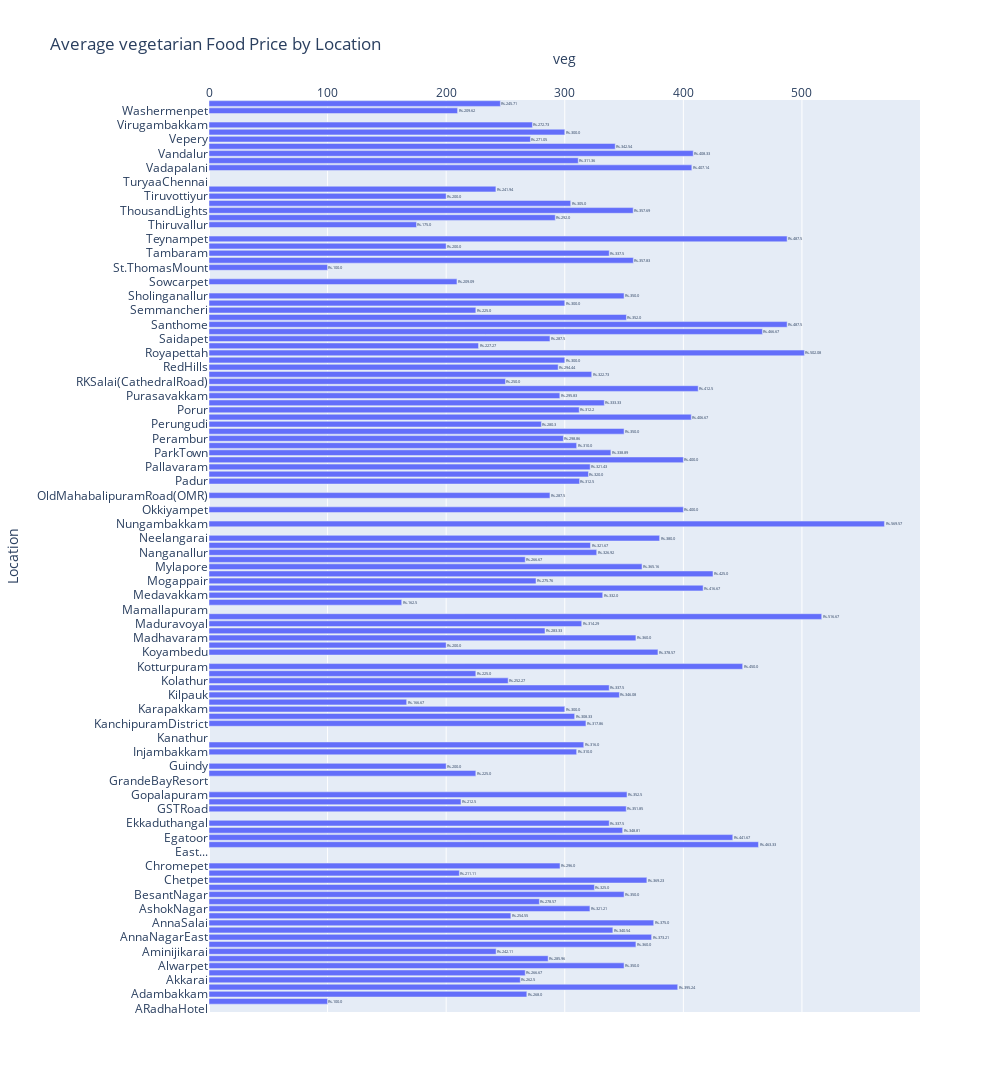

The notebook cell this image was saved under:
### Markdown cell above
### Average Price of Vegetarian Restaurant

### Code cell
average_prices = zomato_data.groupby(['Location', 'veg_only'])['Price for 2'].mean().unstack().reset_index()
fig = px.bar(average_prices, y='Location', x='veg',
             title='Average vegetarian Food Price by Location',
             labels={'value': 'Average Price'},
             barmode='group', orientation='h',
             text=["Rs." + str(val) for val in round(average_prices['veg'], 2)])  # Add this line to show value labels

# Customize the value labels
fig.update_layout(
    width=1000,  # Set your desired width
    height=6000  # Set your desired height
)
fig.update_layout(
    xaxis=dict(side='top')
)

fig.show()

### Figure 1 — Plotly figure (JSON) as saved in the notebook; plotly's stock layout.template omitted (floating-point values rounded to 4 significant figures)
{"data": [{"alignmentgroup": "True", "hovertemplate": "veg=%{x}<br>Location=%{y}<br>text=%{text}<extra></extra>", "legendgroup": "", "marker": {"color": "#636efa", "pattern": {"shape": ""}}, "name": "", "offsetgroup": "", "orientation": "h", "showlegend": false, "text": ["Rs.nan", "Rs.100.0", "Rs.268.0", "Rs.395.24", "Rs.262.5", "Rs.266.67", "Rs.350.0", "Rs.285.96", "Rs.242.11", "Rs.360.0", "Rs.373.21", "Rs.340.54", "Rs.375.0", "Rs.254.55", "Rs.321.21", "Rs.278.57", "Rs.350.0", "Rs.325.0", "Rs.369.23", "Rs.211.11", "Rs.296.0", "Rs.nan", "Rs.nan", "Rs.463.33", "Rs.441.67", "Rs.348.81", "Rs.337.5", "Rs.nan", "Rs.351.85", "Rs.212.5", "Rs.352.5", "Rs.nan", "Rs.nan", "Rs.225.0", "Rs.200.0", "Rs.nan", "Rs.310.0", "Rs.316.0", "Rs.nan", "Rs.nan", "Rs.317.86", "Rs.308.33", "Rs.300.0", "Rs.166.67", "Rs.346.08", "Rs.337.5", "Rs.252.27", "Rs.225.0", "Rs.450.0", "Rs.nan", "Rs.378.57", "Rs.200.0", "Rs.360.0", "Rs.283.33", "Rs.314.29", "Rs.516.67", "Rs.nan", "Rs.162.5", "Rs.332.0", "Rs.416.67", "Rs.275.76", "Rs.425.0", "Rs.365.16", "Rs.266.67", "Rs.326.92", "Rs.321.67", "Rs.380.0", "Rs.nan", "Rs.569.57", "Rs.nan", "Rs.400.0", "Rs.nan", "Rs.287.5", "Rs.nan", "Rs.312.5", "Rs.320.0", "Rs.321.43", "Rs.400.0", "Rs.338.89", "Rs.310.0", "Rs.298.86", "Rs.350.0", "Rs.280.3", "Rs.406.67", "Rs.312.2", "Rs.333.33", "Rs.295.83", "Rs.412.5", "Rs.250.0", "Rs.322.73", "Rs.294.44", "Rs.300.0", "Rs.502.08", "Rs.227.27", "Rs.287.5", "Rs.466.67", "Rs.487.5", "Rs.352.0", "Rs.225.0", "Rs.300.0", "Rs.350.0", "Rs.nan", "Rs.209.09", "Rs.nan", "Rs.100.0", "Rs.357.83", "Rs.337.5", "Rs.200.0", "Rs.487.5", "Rs.nan", "Rs.175.0", "Rs.292.0", "Rs.357.69", "Rs.305.0", "Rs.200.0", "Rs.241.94", "Rs.nan", "Rs.nan", "Rs.407.14", "Rs.311.36", "Rs.408.33", "Rs.342.54", "Rs.271.05", "Rs.300.0", "Rs.272.73", "Rs.nan", "Rs.209.62", "Rs.245.71"], "textposition": "auto", "type": "bar", "x": [null, 100, 268, 395.2, 262.5, 266.7, 350, 286.0, 242.1, 360, 373.2, 340.5, 375, 254.5, 321.2, 278.6, 350, 325, 369.2, 211.1, 296, null, null, 463.3, 441.7, 348.8, 337.5, null, 351.9, 212.5, 352.5, null, null, 225, 200, null, 310, 316, null, null, 317.9, 308.3, 300, 166.7, 346.1, 337.5, 252.3, 225, 450, null, 378.6, 200, 360, 283.3, 314.3, 516.7, null, 162.5, 332, 416.7, 275.8, 425, 365.2, 266.7, 326.9, 321.7, 380, null, 569.6, null, 400, null, 287.5, null, 312.5, 320, 321.4, 400, 338.9, 310, 298.9, 350, 280.3, 406.7, 312.2, 333.3, 295.8, 412.5, 250, 322.7, 294.4, 300, 502.1, 227.3, 287.5, 466.7, 487.5, 352, 225, 300, 350, null, 209.1, null, 100, 357.8, 337.5, 200, 487.5, null, 175, 292, 357.7, 305, 200, 241.9, null, null, 407.1, 311.4, 408.3, 342.5, 271.1, 300, 272.7, null, 209.6, 245.7], "xaxis": "x", "y": ["ARadhaHotel", "Abhiramapuram", "Adambakkam", "Adyar", "Akkarai", "Alandur", "Alwarpet", "Ambattur", "Aminijikarai", "AnnaNagar", "AnnaNagarEast", "AnnaNagarWest", "AnnaSalai", "Arumbakkam", "AshokNagar", "Avadi", "BesantNagar", "Chengalpattu", "Chetpet", "Choolaimedu", "Chromepet", "Citadines", "East...", "EastCoastRoad(ECR)", "Egatoor", "Egmore", "Ekkaduthangal", "FoodiesKitchen", "GSTRoad", "GeorgeTown", "Gopalapuram", "GrandbyGRTHotels", "GrandeBayResort", "Guduvancheri", "Guindy", "HolidayInnChennaiOMRITExpressway", "Injambakkam", "K.K.Nagar", "Kanathur", "Kanchipuram", "KanchipuramDistrict", "Kandanchavadi", "Karapakkam", "Kelambakkam", "Kilpauk", "Kodambakkam", "Kolathur", "Kottivakkam", "Kotturpuram", "Kovalam", "Koyambedu", "MRCNagar", "Madhavaram", "Madipakkam", "Maduravoyal", "Mahabalipuram", "Mamallapuram", "Mandaveli", "Medavakkam", "Meenambakkam", "Mogappair", "Muttukadu", "Mylapore", "Nandanam", "Nanganallur", "Navallur", "Neelangarai", "NovotelChennaiSipcot", "Nungambakkam", "OMR", "Okkiyampet", "OldMahabalipuramRoad", "OldMahabalipuramRoad(OMR)", "Oragadam", "Padur", "Palavakkam", "Pallavaram", "Pallikaranai", "ParkTown", "Parrys", "Perambur", "Perumbakkam", "Perungudi", "Poonamalle", "Porur", "Potheri", "Purasavakkam", "RAPuram", "RKSalai(CathedralRoad)", "Ramapuram", "RedHills", "Redhills", "Royapettah", "Royapuram", "Saidapet", "Saligramam", "Santhome", "Selaiyur", "Semmancheri", "ShenoyNagar", "Sholinganallur", "SomersetGreenways", "Sowcarpet", "Sriperumbudur", "St.ThomasMount", "T.Nagar", "Tambaram", "Taramani", "Teynampet", "TheSlate", "Thiruvallur", "Thiruvanmiyur", "ThousandLights", "Thuraipakkam", "Tiruvottiyur", "Triplicane", "TuryaaChennai", "V7Hotel", "Vadapalani", "Valasaravakkam", "Vandalur", "Velachery", "Vepery", "Vettuvankeni", "Virugambakkam", "Vivanta Chennai, IT Expressway, Sholinganallur ", "Washermenpet", "WestMambalam"], "yaxis": "y"}], "layout": {"barmode": "group", "height": 6000, "legend": {"tracegroupgap": 0}, "title": {"text": "Average vegetarian Food Price by Location"}, "width": 1000, "xaxis": {"anchor": "y", "domain": [0, 1], "side": "top", "title": {"text": "veg"}}, "yaxis": {"anchor": "x", "domain": [0, 1], "title": {"text": "Location"}}}}
